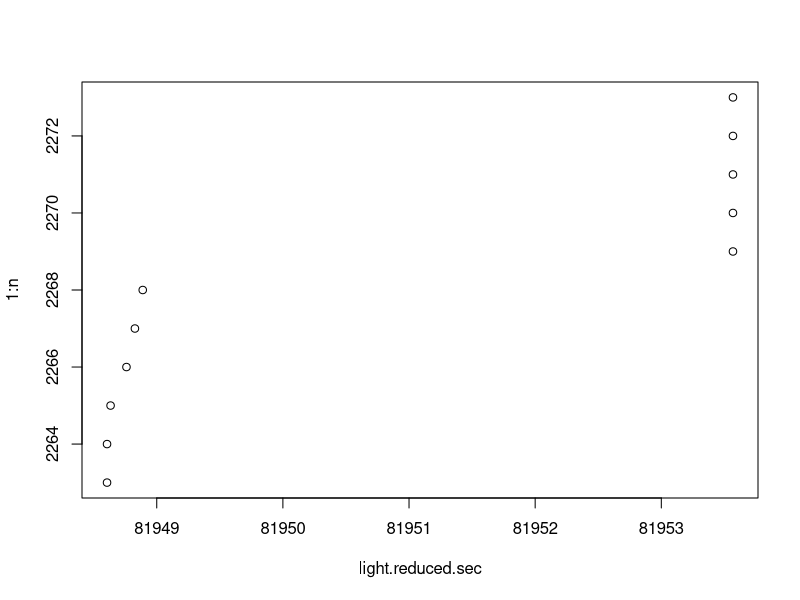
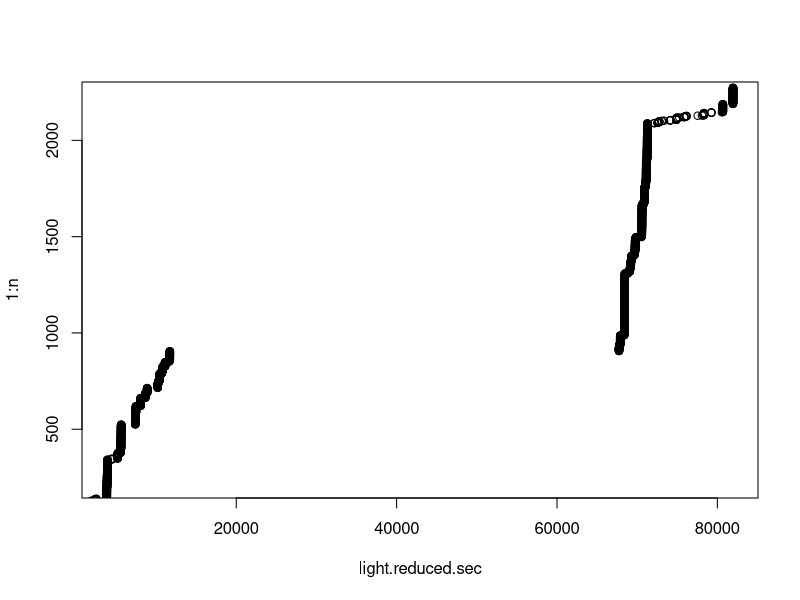

The R source for these figures, in order:
setwd("~/Desktop/GIT/Aggregation-Proxy/Measurements/TimestampComparison")

light = read.table("lightTimestamps.txt")
n = nrow(light)
light.reduced = (light[,1] - min(light[,1]))
light.reduced.sec = light.reduced / 1000
light.reduced.min = light.reduced / 60000


start = n-10
end = n
plot(light.reduced.sec, 1:n, xlim = c(light.reduced.sec[start], light.reduced.sec[end]), ylim = c(start, end))



window = 2000
end = n-50
start = end-window
plot(light.reduced.sec, 1:n, xlim = c(light.reduced.sec[start], light.reduced.sec[end]), ylim = c(start, end))
